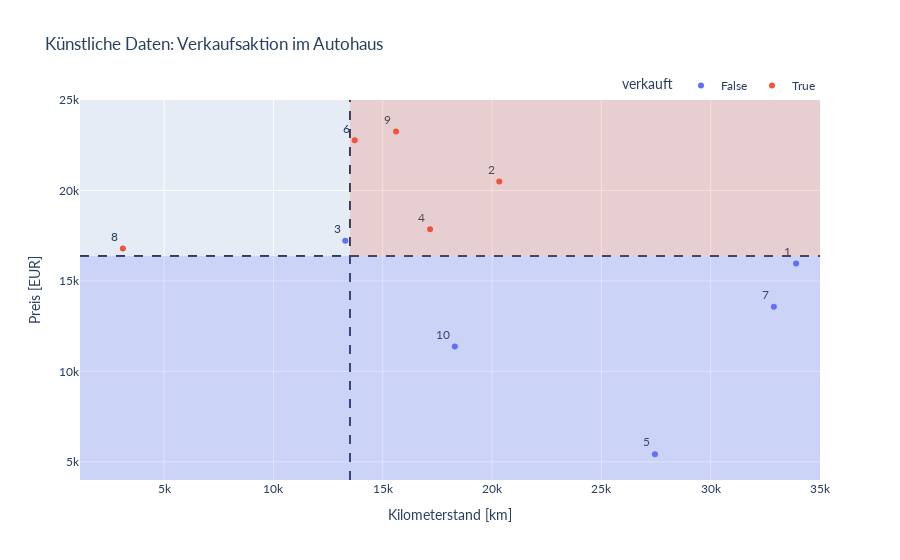

The notebook cell this image was saved under:
### Code cell
fig = px.scatter(daten, x = 'Kilometerstand [km]', y = 'Preis [EUR]', color='verkauft',
                 title='Künstliche Daten: Verkaufsaktion im Autohaus', 
                 text=daten.index + 1)
fig.update_traces(textposition='top left')
fig.update_layout(font_family='Lato', xaxis_range=[xmin, xmax], yaxis_range=[ymin, ymax],
                  legend=dict(orientation="h", yanchor="bottom", y=1, xanchor="right", x=1)
                  )

fig.add_hline(y=decision_line01, line_width=2, line_dash='dash')
fig.add_vline(x=decision_line02, line_width=2, line_dash='dash')
fig.add_hrect(y0=ymin, y1=decision_line01, line_width=0, fillcolor='#636EFA', opacity=0.2)
fig.add_shape(type="rect", x0=decision_line02, y0=decision_line01, x1=xmax, y1=ymax, 
              line_width=0, fillcolor='#EF553B', opacity=0.2)
if SAVE_IMAGES:
    fig.write_image('pics/decisiontree_scatterplot_decision02.svg', format='svg', width=400, height=450)
fig.show()

### Figure 1 — Plotly figure (JSON) as saved in the notebook; plotly's stock layout.template omitted (floating-point values rounded to 4 significant figures)
{"data": [{"hovertemplate": "verkauft=False<br>Kilometerstand [km]=%{x}<br>Preis [EUR]=%{y}<br>text=%{text}<extra></extra>", "legendgroup": "False", "marker": {"color": "#636efa", "symbol": "circle"}, "mode": "markers+text", "name": "False", "orientation": "v", "showlegend": true, "text": [1, 3, 5, 7, 10], "textposition": "top left", "type": "scatter", "x": [33908, 13285, 27449, 32889, 18295], "xaxis": "x", "y": [15960, 17227, 5428, 13581, 11382], "yaxis": "y"}, {"hovertemplate": "verkauft=True<br>Kilometerstand [km]=%{x}<br>Preis [EUR]=%{y}<br>text=%{text}<extra></extra>", "legendgroup": "True", "marker": {"color": "#EF553B", "symbol": "circle"}, "mode": "markers+text", "name": "True", "orientation": "v", "showlegend": true, "text": [2, 4, 6, 8, 9], "textposition": "top left", "type": "scatter", "x": [20328, 17162, 13715, 3111, 15607], "xaxis": "x", "y": [20495, 17851, 22772, 16793, 23253], "yaxis": "y"}], "layout": {"font": {"family": "Lato"}, "legend": {"orientation": "h", "title": {"text": "verkauft"}, "tracegroupgap": 0, "x": 1, "xanchor": "right", "y": 1, "yanchor": "bottom"}, "shapes": [{"line": {"dash": "dash", "width": 2}, "type": "line", "x0": 0, "x1": 1, "xref": "x domain", "y0": 16380.0, "y1": 16380.0, "yref": "y"}, {"line": {"dash": "dash", "width": 2}, "type": "line", "x0": 13500, "x1": 13500, "xref": "x", "y0": 0, "y1": 1, "yref": "y domain"}, {"fillcolor": "#636EFA", "line": {"width": 0}, "opacity": 0.2, "type": "rect", "x0": 0, "x1": 1, "xref": "x domain", "y0": 4000, "y1": 16380.0, "yref": "y"}, {"fillcolor": "#EF553B", "line": {"width": 0}, "opacity": 0.2, "type": "rect", "x0": 13500, "x1": 35000, "y0": 16380.0, "y1": 25000}], "title": {"text": "Künstliche Daten: Verkaufsaktion im Autohaus"}, "xaxis": {"anchor": "y", "domain": [0, 1], "range": [1150, 35000], "title": {"text": "Kilometerstand [km]"}}, "yaxis": {"anchor": "x", "domain": [0, 1], "range": [4000, 25000], "title": {"text": "Preis [EUR]"}}}}
